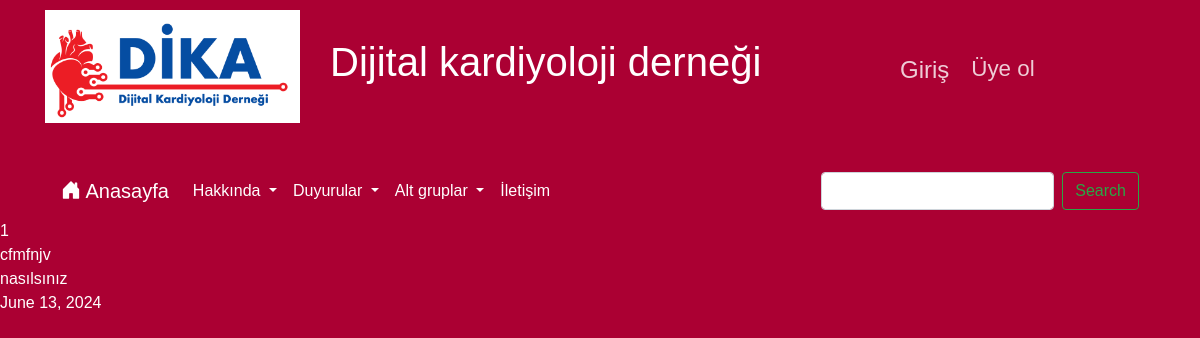
/post/1/detail/, run on the app's committed database.
### post/models.py (models this page shows, shortened)
class Post(models.Model):
    title=models.CharField(max_length=200, verbose_name="Başlık")
    content=models.TextField(verbose_name="Metin")
    publishing_date=models.DateField(auto_now_add=True)

### post/views.py (the view)
# urls.py: re_path(r'^(?P<id>\d+)/detail/$', post_detail, name='detail'),
def post_detail(request,id):
    post=get_object_or_404(Post, id=id)
    context={
        'post':post
    }
    return render(request, "post/post_detail.html",context)

### templates/post/post_detail.html (shortened to what this page needs)
{% extends 'base.html' %}
{% block body %}
        {{post.id}} <br>
        {{ post.title}} <br>
        {{ post.content}} <br>
        {{ post.publishing_date}} <br>
{% endblock %}

### templates/base.html (style rules this page uses)
body, h1, h5, .navbar-nav a, .dropdown-menu a, .form-control, .btn, a, ul, li, p { font-family: 'Arial', 'Helvetica', sans-serif; }

### templates/post/post_detail.html (style rules this page uses)
body { background-color: #AB0033; }

### data on the page
Post: id "1", title "cfmfnjv", content "nasılsınız", publishing_date "June 13, 2024"
